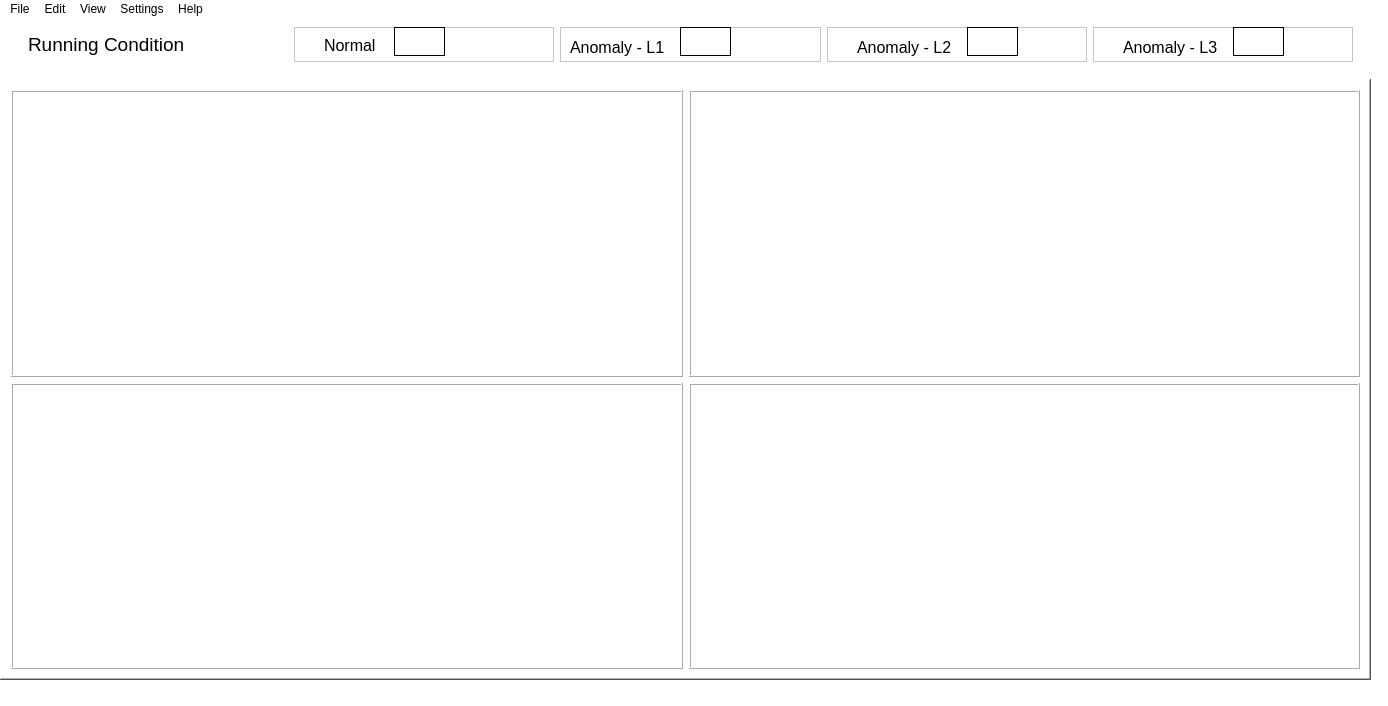
<?xml version="1.0" encoding="UTF-8"?>
<ui version="4.0">
 <class>MainWindow</class>
 <widget class="QMainWindow" name="MainWindow">
  <property name="geometry">
   <rect>
    <x>0</x>
    <y>0</y>
    <width>1388</width>
    <height>706</height>
   </rect>
  </property>
  <property name="sizePolicy">
   <sizepolicy hsizetype="Preferred" vsizetype="Preferred">
    <horstretch>0</horstretch>
    <verstretch>0</verstretch>
   </sizepolicy>
  </property>
  <property name="windowTitle">
   <string>Bearing Condition Monitor</string>
  </property>
  <property name="autoFillBackground">
   <bool>false</bool>
  </property>
  <property name="styleSheet">
   <string notr="true">background-color: rgb(255, 255, 255)</string>
  </property>
  <widget class="QWidget" name="centralwidget">
   <widget class="QFrame" name="frame">
    <property name="geometry">
     <rect>
      <x>0</x>
      <y>60</y>
      <width>1371</width>
      <height>601</height>
     </rect>
    </property>
    <property name="styleSheet">
     <string notr="true"/>
    </property>
    <property name="frameShape">
     <enum>QFrame::WinPanel</enum>
    </property>
    <property name="frameShadow">
     <enum>QFrame::Raised</enum>
    </property>
    <layout class="QGridLayout" name="gridLayout">
     <item row="0" column="1">
      <widget class="QFrame" name="frame_4">
       <property name="frameShape">
        <enum>QFrame::Box</enum>
       </property>
       <property name="frameShadow">
        <enum>QFrame::Raised</enum>
       </property>
      </widget>
     </item>
     <item row="1" column="0">
      <widget class="QFrame" name="frame_5">
       <property name="frameShape">
        <enum>QFrame::Box</enum>
       </property>
       <property name="frameShadow">
        <enum>QFrame::Raised</enum>
       </property>
      </widget>
     </item>
     <item row="1" column="1">
      <widget class="QFrame" name="frame_8">
       <property name="frameShape">
        <enum>QFrame::Box</enum>
       </property>
       <property name="frameShadow">
        <enum>QFrame::Raised</enum>
       </property>
      </widget>
     </item>
     <item row="0" column="0">
      <widget class="QFrame" name="frame_3">
       <property name="frameShape">
        <enum>QFrame::Box</enum>
       </property>
       <property name="frameShadow">
        <enum>QFrame::Raised</enum>
       </property>
      </widget>
     </item>
    </layout>
   </widget>
   <widget class="QFrame" name="frame_2">
    <property name="geometry">
     <rect>
      <x>10</x>
      <y>-10</y>
      <width>1361</width>
      <height>71</height>
     </rect>
    </property>
    <property name="styleSheet">
     <string notr="true"/>
    </property>
    <property name="frameShape">
     <enum>QFrame::NoFrame</enum>
    </property>
    <property name="frameShadow">
     <enum>QFrame::Raised</enum>
    </property>
    <layout class="QVBoxLayout" name="verticalLayout">
     <item>
      <widget class="QFrame" name="frame_9">
       <property name="styleSheet">
        <string notr="true"/>
       </property>
       <property name="frameShape">
        <enum>QFrame::NoFrame</enum>
       </property>
       <property name="frameShadow">
        <enum>QFrame::Raised</enum>
       </property>
       <layout class="QGridLayout" name="gridLayout_2">
        <item row="0" column="0">
         <widget class="QLabel" name="label">
          <property name="font">
           <font>
            <pointsize>14</pointsize>
           </font>
          </property>
          <property name="text">
           <string>Running Condition</string>
          </property>
          <property name="textFormat">
           <enum>Qt::RichText</enum>
          </property>
         </widget>
        </item>
        <item row="0" column="1">
         <widget class="QFrame" name="frame_12">
          <property name="frameShape">
           <enum>QFrame::StyledPanel</enum>
          </property>
          <property name="frameShadow">
           <enum>QFrame::Raised</enum>
          </property>
          <widget class="QLabel" name="label_8">
           <property name="geometry">
            <rect>
             <x>100</x>
             <y>0</y>
             <width>51</width>
             <height>29</height>
            </rect>
           </property>
           <property name="font">
            <font>
             <pointsize>8</pointsize>
            </font>
           </property>
           <property name="autoFillBackground">
            <bool>false</bool>
           </property>
           <property name="styleSheet">
            <string notr="true"/>
           </property>
           <property name="frameShape">
            <enum>QFrame::Box</enum>
           </property>
           <property name="text">
            <string/>
           </property>
          </widget>
          <widget class="QLabel" name="label_9">
           <property name="geometry">
            <rect>
             <x>30</x>
             <y>10</y>
             <width>61</width>
             <height>16</height>
            </rect>
           </property>
           <property name="font">
            <font>
             <pointsize>12</pointsize>
            </font>
           </property>
           <property name="layoutDirection">
            <enum>Qt::LeftToRight</enum>
           </property>
           <property name="autoFillBackground">
            <bool>false</bool>
           </property>
           <property name="styleSheet">
            <string notr="true"/>
           </property>
           <property name="text">
            <string>Normal</string>
           </property>
          </widget>
         </widget>
        </item>
        <item row="0" column="2">
         <widget class="QFrame" name="frame_13">
          <property name="frameShape">
           <enum>QFrame::StyledPanel</enum>
          </property>
          <property name="frameShadow">
           <enum>QFrame::Raised</enum>
          </property>
          <widget class="QLabel" name="label_6">
           <property name="geometry">
            <rect>
             <x>120</x>
             <y>0</y>
             <width>51</width>
             <height>29</height>
            </rect>
           </property>
           <property name="font">
            <font>
             <pointsize>8</pointsize>
            </font>
           </property>
           <property name="autoFillBackground">
            <bool>false</bool>
           </property>
           <property name="styleSheet">
            <string notr="true"/>
           </property>
           <property name="frameShape">
            <enum>QFrame::Box</enum>
           </property>
           <property name="text">
            <string/>
           </property>
          </widget>
          <widget class="QLabel" name="label_7">
           <property name="geometry">
            <rect>
             <x>10</x>
             <y>10</y>
             <width>101</width>
             <height>21</height>
            </rect>
           </property>
           <property name="font">
            <font>
             <pointsize>12</pointsize>
            </font>
           </property>
           <property name="text">
            <string>Anomaly - L1</string>
           </property>
          </widget>
         </widget>
        </item>
        <item row="0" column="3">
         <widget class="QFrame" name="frame_14">
          <property name="frameShape">
           <enum>QFrame::StyledPanel</enum>
          </property>
          <property name="frameShadow">
           <enum>QFrame::Raised</enum>
          </property>
          <widget class="QLabel" name="label_4">
           <property name="geometry">
            <rect>
             <x>140</x>
             <y>0</y>
             <width>51</width>
             <height>29</height>
            </rect>
           </property>
           <property name="font">
            <font>
             <pointsize>8</pointsize>
            </font>
           </property>
           <property name="autoFillBackground">
            <bool>false</bool>
           </property>
           <property name="styleSheet">
            <string notr="true"/>
           </property>
           <property name="frameShape">
            <enum>QFrame::Box</enum>
           </property>
           <property name="text">
            <string/>
           </property>
          </widget>
          <widget class="QLabel" name="label_5">
           <property name="geometry">
            <rect>
             <x>30</x>
             <y>10</y>
             <width>101</width>
             <height>21</height>
            </rect>
           </property>
           <property name="font">
            <font>
             <pointsize>12</pointsize>
            </font>
           </property>
           <property name="text">
            <string>Anomaly - L2</string>
           </property>
          </widget>
         </widget>
        </item>
        <item row="0" column="4">
         <widget class="QFrame" name="frame_11">
          <property name="frameShape">
           <enum>QFrame::StyledPanel</enum>
          </property>
          <property name="frameShadow">
           <enum>QFrame::Raised</enum>
          </property>
          <widget class="QLabel" name="label_2">
           <property name="geometry">
            <rect>
             <x>30</x>
             <y>10</y>
             <width>101</width>
             <height>21</height>
            </rect>
           </property>
           <property name="font">
            <font>
             <pointsize>12</pointsize>
            </font>
           </property>
           <property name="text">
            <string>Anomaly - L3</string>
           </property>
          </widget>
          <widget class="QLabel" name="label_3">
           <property name="geometry">
            <rect>
             <x>140</x>
             <y>0</y>
             <width>51</width>
             <height>29</height>
            </rect>
           </property>
           <property name="font">
            <font>
             <pointsize>8</pointsize>
            </font>
           </property>
           <property name="autoFillBackground">
            <bool>false</bool>
           </property>
           <property name="styleSheet">
            <string notr="true"/>
           </property>
           <property name="frameShape">
            <enum>QFrame::Box</enum>
           </property>
           <property name="text">
            <string/>
           </property>
          </widget>
         </widget>
        </item>
       </layout>
      </widget>
     </item>
    </layout>
   </widget>
   <zorder>frame_2</zorder>
   <zorder>frame</zorder>
  </widget>
  <widget class="QMenuBar" name="menubar">
   <property name="geometry">
    <rect>
     <x>0</x>
     <y>0</y>
     <width>1388</width>
     <height>21</height>
    </rect>
   </property>
   <widget class="QMenu" name="menuFile">
    <property name="title">
     <string>File</string>
    </property>
    <addaction name="actionExit"/>
   </widget>
   <widget class="QMenu" name="menuEdit">
    <property name="title">
     <string>Edit</string>
    </property>
   </widget>
   <widget class="QMenu" name="menuSettings">
    <property name="title">
     <string>View</string>
    </property>
   </widget>
   <widget class="QMenu" name="menuHelp">
    <property name="title">
     <string>Settings</string>
    </property>
   </widget>
   <widget class="QMenu" name="menuHelp_2">
    <property name="title">
     <string>Help</string>
    </property>
   </widget>
   <addaction name="menuFile"/>
   <addaction name="menuEdit"/>
   <addaction name="menuSettings"/>
   <addaction name="menuHelp"/>
   <addaction name="menuHelp_2"/>
  </widget>
  <widget class="QStatusBar" name="statusbar"/>
  <action name="actionExit">
   <property name="text">
    <string>Exit</string>
   </property>
  </action>
 </widget>
 <resources/>
 <connections/>
</ui>
